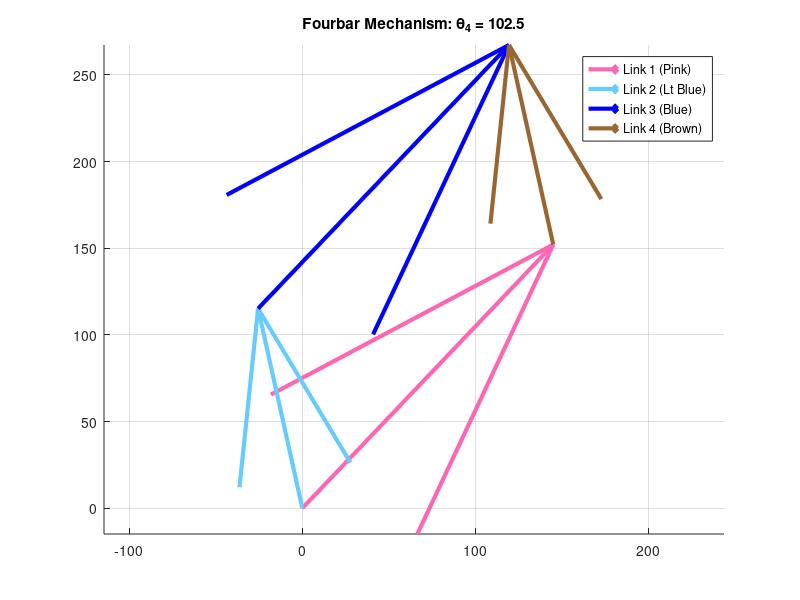

Recreate this plot in MATLAB.
clear all
close all
clc

% 1. Parameter Definitions
L1 = 210; % Length of Link1 d (Ground) - Pink
L2 = 118; % Length of Link2 a (Input) - Light Blue
L3 = 210; % Length of Link3 b (Coupler) - Blue
L4 = 118; % Length of Link4 c (Output) - Brown

% Mapping to standard variables (Norton)
d = L1;
a = L2;
b = L3;
c = L4;

% Ground angle (Lifted up)
theta1 = 0.81; % radians

% Input: Theta 4 (Global)
q4_global_deg = 102.5;
q4_global = deg2rad(q4_global_deg);

% Convert to Local Frame (Relative to Ground Link)
q4 = q4_global - theta1;

% ---------------------------------------------------------
% STEP 1: Find Theta 2 given Theta 4 (Inverse Kinematics)
% We swap 'a' (Link 2) and 'c' (Link 4) in the K formulas
% effectively treating Link 4 as the driver to find Link 2.
% ---------------------------------------------------------

% Inverse K Constants (Swapping a and c)
K1_inv = d/c; 
K2_inv = d/a; 
K3_inv = (c^2 - b^2 + a^2 + d^2)/(2*c*a); % Swapped a and c

% Freudenstein Coefficients for finding q2 (Input is q4)
A_inv = cos(q4) - K1_inv - K2_inv*cos(q4) + K3_inv;
B_inv = -2*sin(q4);
C_inv = K1_inv - (K2_inv + 1)*cos(q4) + K3_inv;

% Solve for q2 using 2*arctan formula
% q2_sol = 2*atan( (-B +/- sqrt(B^2 - 4AC)) / 2A )
disc = B_inv^2 - 4*A_inv*C_inv;

q2_local_1 = 2*atan((-B_inv + sqrt(disc))/(2*A_inv));
q2_local_2 = 2*atan((-B_inv - sqrt(disc))/(2*A_inv));

% Choose the solution that matches the parallelogram configuration (usually Solution 1 or 2)
% Here we calculate for both, but usually one is the open/parallel mode.
q2_target = q2_local_2; % Selecting the one that matches q2 = q4 logic for parallelogram
% Note: You can check q2_local_1 as well.

% Convert q2 back to Global for reporting
theta2_global = rad2deg(q2_target + theta1); 
% For parallelogram, usually q2_global = q4_global

% ---------------------------------------------------------
% STEP 2: Find Theta 3 given Theta 2
% Now we use the standard Forward K constants
% ---------------------------------------------------------
K1 = d/a;
K4 = d/b;
K5 = (c^2 - d^2 - a^2 - b^2)/(2*a*b);

% Coefficients D, E, F for q3 (depend on q2)
D = cos(q2_target) - K1 + K4*cos(q2_target) + K5;
E = -2*sin(q2_target);
F = K1 + (K4 - 1)*cos(q2_target) + K5;

% Solve for q3
disc_q3 = E^2 - 4*D*F;
q3_local = 2*atan((-E - sqrt(disc_q3))/(2*D)); 
% Note: Sign choice (-sqrt) usually gives the correct closure for this config

theta3_global = rad2deg(q3_local + theta1);

% Display Results
fprintf('Theta 2 (Global) = %.4f degrees\n', theta2_global);
fprintf('Theta 3 (Global) = %.4f degrees\n', theta3_global);

% ---------------------------------------------------------
% PLOTTING
% ---------------------------------------------------------

% Position Vectors (Global)
% Ground Origin O2 at (0,0)
RO2 = 0; 
RO4 = d*exp(j*theta1); % Ground Vector (Lifted)

% Link Vectors
RA = a*exp(j*(q2_target + theta1));      % Link 2
RBA = b*exp(j*(q3_local + theta1));      % Link 3
RBO4 = c*exp(j*(q4 + theta1));           % Link 4

% Points
O2x = 0; O2y = 0;
O4x = real(RO4); O4y = imag(RO4);
Ax = real(RA); Ay = imag(RA);
Bx = real(RA + RBA); By = imag(RA + RBA); % B calculated from A
% B_check = real(RO4 + RBO4); % Check closure

% Colors: Pink(L1), Light Blue(L2), Blue(L3), Brown(L4)
color_L1 = [1, 0.4, 0.7]; % Pink
color_L2 = [0.4, 0.8, 1]; % Light Blue
color_L3 = 'b';           % Blue
color_L4 = [0.6, 0.4, 0.2]; % Brown

figure;
hold on;
% Link 1 (Ground) - Pink
quiver(O2x, O2y, O4x-O2x, O4y-O2y, 0, 'Color', color_L1, 'LineWidth', 3, 'MaxHeadSize', 0.5);
% Link 2 (Input) - Light Blue
quiver(O2x, O2y, Ax-O2x, Ay-O2y, 0, 'Color', color_L2, 'LineWidth', 3, 'MaxHeadSize', 0.5);
% Link 3 (Coupler) - Blue
quiver(Ax, Ay, Bx-Ax, By-Ay, 0, 'Color', color_L3, 'LineWidth', 3, 'MaxHeadSize', 0.5);
% Link 4 (Output) - Brown
quiver(O4x, O4y, Bx-O4x, By-O4y, 0, 'Color', color_L4, 'LineWidth', 3, 'MaxHeadSize', 0.5);

axis equal;
grid on;
title(['Fourbar Mechanism: \theta_4 = ', num2str(q4_global_deg)]);
legend('Link 1 (Pink)', 'Link 2 (Lt Blue)', 'Link 3 (Blue)', 'Link 4 (Brown)');
